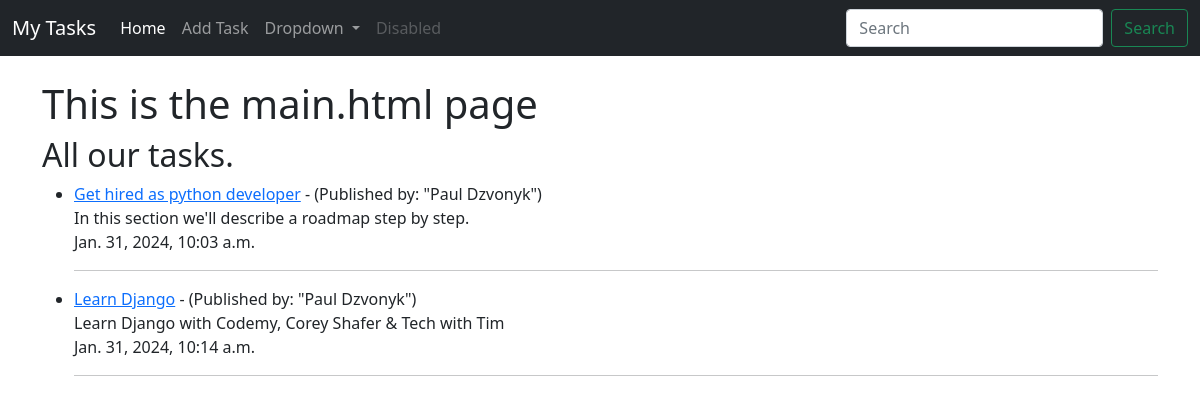
Before: / with the older database file.
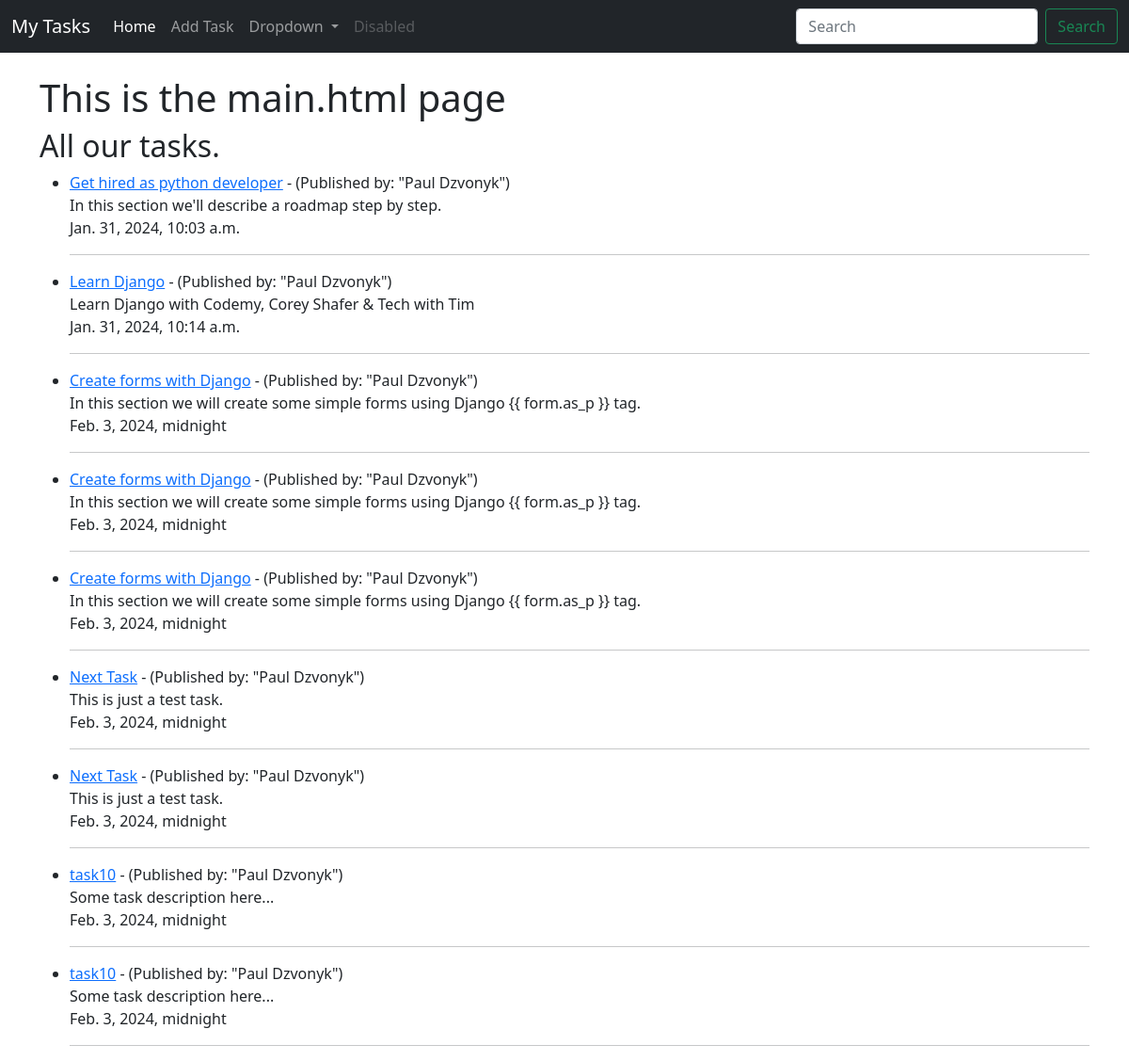
After: the same page with the newer database file.
### task/models.py (models this page shows, shortened)
class Task(models.Model):
    title = models.CharField(max_length=200)
    title_tag = models.CharField(max_length=200)
    author = models.ForeignKey(User, on_delete=models.CASCADE)
    short_description = models.TextField()
    date_created = models.DateTimeField(timezone.now())
    priority = models.IntegerField(default=0)
    completed = models.BooleanField(default=False)

### task/views.py (the view)
# urls.py: path('', HomeView.as_view(), name='home'),
class HomeView(ListView):
    model = Task
    template_name = 'task/home.html'

### task/templates/task/home.html
{% extends 'task/base.html' %}
{% block content %}
<h1>This is the main.html page</h1>
<h2>All our tasks.</h2>
<ul>
{% for task in object_list %}
    <li>
        <a href="{% url 'task-detail' task.pk %}">{{ task.title }}</a>
        - (Published by: "{{ task.author.first_name }} {{ task.author.last_name }}")
        <br>
        {{ task.short_description }}
        <br>
        {{ task.date_created }}
        <hr>
    </li>
{% endfor %}
</ul>
{% endblock %}

### task/templates/task/base.html (shortened to what this page needs)
<!doctype html>
<html lang="en">
<head>
    <link href="https://cdn.jsdelivr.net/npm/bootstrap@5.0.2/dist/css/bootstrap.min.css" rel="stylesheet">
</head>
<body>
<nav class="navbar navbar-expand-lg navbar-dark bg-dark">
    <div class="container-fluid">
        <a class="navbar-brand" href="{% url 'home' %}">My Tasks</a>
        <div class="collapse navbar-collapse" id="navbarSupportedContent">
            <ul class="navbar-nav me-auto mb-2 mb-lg-0">
                <li class="nav-item">
                    <a class="nav-link active" aria-current="page" href="{% url 'home' %}">Home</a>
                </li>
                <li class="nav-item">
                    <a class="nav-link" href="{% url 'add_task' %}">Add Task</a>
                </li>
                <li class="nav-item dropdown">
                    <a class="nav-link dropdown-toggle" href="#" id="navbarDropdown" role="button" data-bs-toggle="dropdown" aria-expanded="false">
                        Dropdown
                    </a>
                </li>
                <li class="nav-item">
                    <a class="nav-link disabled" href="#" tabindex="-1" aria-disabled="true">Disabled</a>
                </li>
            </ul>
            <form class="d-flex">
                <input class="form-control me-2" type="search" placeholder="Search" aria-label="Search">
                <button class="btn btn-outline-success" type="submit">Search</button>
            </form>
        </div>
    </div>
</nav>
<div class="container">
    <br>
    {% block content %}
    {% endblock %}
</div>
  </body>
</html>

Changed rows visible on the page:
added Task: title "Create forms with Django", author.first_name "Paul", author.last_name "Dzvonyk", short_description "In this section we will create some simple forms using Django {{ form.as_p }} tag.", date_created "Feb. 3, 2024, midnight"
added Task: title "Create forms with Django", author.first_name "Paul", author.last_name "Dzvonyk", short_description "In this section we will create some simple forms using Django {{ form.as_p }} tag.", date_created "Feb. 3, 2024, midnight"
added Task: title "Create forms with Django", author.first_name "Paul", author.last_name "Dzvonyk", short_description "In this section we will create some simple forms using Django {{ form.as_p }} tag.", date_created "Feb. 3, 2024, midnight"
added Task: title "Next Task", author.first_name "Paul", author.last_name "Dzvonyk", short_description "This is just a test task.", date_created "Feb. 3, 2024, midnight"
added Task: title "Next Task", author.first_name "Paul", author.last_name "Dzvonyk", short_description "This is just a test task.", date_created "Feb. 3, 2024, midnight"
added Task: title "task10", author.first_name "Paul", author.last_name "Dzvonyk", short_description "Some task description here...", date_created "Feb. 3, 2024, midnight"
added Task: title "task10", author.first_name "Paul", author.last_name "Dzvonyk", short_description "Some task description here...", date_created "Feb. 3, 2024, midnight"
